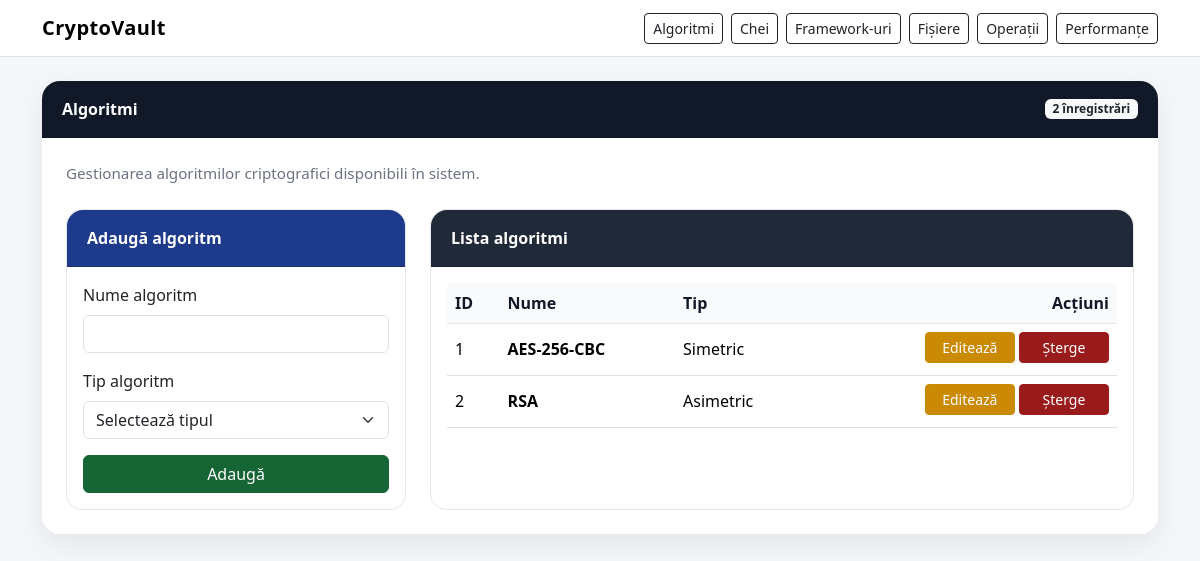
The app's page /algorithms with its own data.
### models.py (models this page shows)
class Algorithm(Base):
    __tablename__ = "algorithms"
    id = Column(Integer, primary_key=True, index=True)
    name = Column(String(100), nullable=False, unique=True)
    type = Column(String(50), nullable=False)
    keys = relationship("Key", back_populates="algorithm", cascade="all, delete-orphan")
    performances = relationship("Performance", back_populates="algorithm", cascade="all, delete-orphan")

### app_web.py (the view)
@app.route("/algorithms")
def show_algorithms():
    db = database.get_session()
    try:
        edit_algorithm_id = request.args.get("edit_algorithm", type=int)
        pagination = crud.get_algorithms_paginated(db, get_page(), get_per_page())
        edit_algorithm = crud.get_algorithm_by_id(db, edit_algorithm_id) if edit_algorithm_id else None
        return render_template(
            "algorithms.html",
            algorithms=pagination["items"],
            pagination=pagination,
            edit_algorithm=edit_algorithm
        )
    finally:
        db.close()

### app_web.py (called while the page is built)
def get_page():
    return crud.normalize_page(request.args.get("page", 1))

def get_per_page():
    return crud.normalize_per_page(request.args.get("per_page", 25))

### crud.py (called while the page is built)
def normalize_page(value):
    try:
        value = int(value)
    except (TypeError, ValueError):
        value = DEFAULT_PAGE
    if value < 1:
        value = DEFAULT_PAGE
    return value

def normalize_per_page(value):
    try:
        value = int(value)
    except (TypeError, ValueError):
        value = DEFAULT_PER_PAGE
    if value < 1:
        value = DEFAULT_PER_PAGE
    if value > MAX_PER_PAGE:
        value = MAX_PER_PAGE
    return value

def paginate_query(query, page=1, per_page=25):
    page = normalize_page(page)
    per_page = normalize_per_page(per_page)
    total = query.count()
    pages = math.ceil(total / per_page) if total > 0 else 1
    if page > pages:
        page = pages
    items = query.offset((page - 1) * per_page).limit(per_page).all()
    return {
        "items": items,
        "page": page,
        "per_page": per_page,
        "total": total,
        "pages": pages,
        "has_prev": page > 1,
        "has_next": page < pages,
        "prev_page": page - 1 if page > 1 else 1,
        "next_page": page + 1 if page < pages else pages,
    }

def get_algorithms_paginated(db: Session, page=1, per_page=25):
    query = db.query(models.Algorithm).order_by(models.Algorithm.id)
    return paginate_query(query, page, per_page)

### database.py (called while the page is built)
@event.listens_for(engine, "connect")
def enable_sqlite_foreign_keys(dbapi_connection, connection_record):
    cursor = dbapi_connection.cursor()
    cursor.execute("PRAGMA foreign_keys=ON")
    cursor.close()

def get_session():
    return SessionLocal()

### templates/algorithms.html (shortened to what this page needs)
{% extends "base.html" %}
{% block content %}
<div class="card section-card">
    <div class="card-header">
        <div class="d-flex justify-content-between align-items-center flex-wrap gap-2">
            <span>Algoritmi</span>
            <span class="badge bg-light text-dark">{{ pagination.total }} înregistrări</span>
        </div>
    </div>
    <div class="card-body p-4">
        <p class="section-subtitle mb-4">Gestionarea algoritmilor criptografici disponibili în sistem.</p>
        <div class="row g-4">
            <div class="col-lg-4">
                <div class="card form-card h-100">
                    <div class="card-header">
                        {{ "Editează algoritm" if edit_algorithm else "Adaugă algoritm" }}
                    </div>
                    <div class="card-body">
                        <form action="{{ url_for('save_algorithm') }}" method="post">
                            <div class="mb-3">
                                <label class="form-label">Nume algoritm</label>
                                <input type="text" name="name" class="form-control"
                                       value="{{ edit_algorithm.name if edit_algorithm else '' }}" required>
                            </div>
                            <div class="mb-3">
                                <label class="form-label">Tip algoritm</label>
                                <select name="type" class="form-select" required>
                                    <option value="">Selectează tipul</option>
                                </select>
                            </div>
                            <button type="submit" class="btn btn-success w-100">
                                {{ "Actualizează" if edit_algorithm else "Adaugă" }}
                            </button>
                        </form>
                    </div>
                </div>
            </div>
            <div class="col-lg-8">
                <div class="card table-card h-100">
                    <div class="card-header">Lista algoritmi</div>
                    <div class="card-body">
                        <div class="table-responsive">
                            <table class="table table-hover align-middle">
                                <thead>
                                    <tr>
                                        <th>ID</th>
                                        <th>Nume</th>
                                        <th>Tip</th>
                                        <th class="text-end">Acțiuni</th>
                                    </tr>
                                </thead>
                                <tbody>
                                {% for algo in algorithms %}
                                    <tr>
                                        <td>{{ algo.id }}</td>
                                        <td><strong>{{ algo.name }}</strong></td>
                                        <td>{{ algo.type }}</td>
                                        <td class="text-end">
                                            <a href="{{ url_for('show_algorithms', edit_algorithm=algo.id) }}" class="btn btn-warning btn-sm btn-action">Editează</a>
                                            <a href="{{ url_for('delete_algorithm', algo_id=algo.id) }}" class="btn btn-danger btn-sm btn-action"
                                               onclick="return confirm('Sigur vrei să ștergi acest algoritm? Vor fi șterse și cheile/performanțele asociate.')">Șterge</a>
                                        </td>
                                    </tr>
                                {% else %}
                                    <tr>
                                        <td colspan="4" class="text-center text-muted py-4">Nu există algoritmi în baza de date.</td>
                                    </tr>
                                {% endfor %}
                                </tbody>
                            </table>
                        </div>
                    </div>
                </div>
            </div>
        </div>
    </div>
</div>
{% endblock %}

### static/css/style.css (style rules this page uses)
body { background-color: #f4f6f9; color: #1f2937; }
.section-card { border: none; border-radius: 18px; box-shadow: 0 10px 28px rgba(15, 23, 42, 0.07); margin-bottom: 2rem; }
.section-card .card-header { background-color: #111827; color: white; border-top-left-radius: 18px; border-top-right-radius: 18px; padding: 1rem 1.25rem; font-weight: 600; }
.form-card { border: 1px solid #e5e7eb; border-radius: 16px; }
.form-card .card-header { background-color: #1e3a8a; color: white; border-top-left-radius: 16px; border-top-right-radius: 16px; font-weight: 600; }
.table-card { border: 1px solid #e5e7eb; border-radius: 16px; }
.table-card .card-header { background-color: #1f2937; color: white; border-top-left-radius: 16px; border-top-right-radius: 16px; font-weight: 600; }
.table thead th { background-color: #f9fafb; color: #111827; font-weight: 600; border-bottom: 1px solid #e5e7eb; }
.table td, .table th { vertical-align: middle; }
.btn-action { min-width: 90px; margin-bottom: 0.25rem; }
.btn-success { background-color: #166534; border-color: #166534; }
.btn-warning { background-color: #ca8a04; border-color: #ca8a04; color: white; }
.btn-danger { background-color: #991b1b; border-color: #991b1b; }
.section-subtitle { color: #6b7280; font-size: 0.95rem; margin-bottom: 0; }

### records on screen
Algorithm: id "1", name "AES-256-CBC", type "Simetric"
Algorithm: id "2", name "RSA", type "Asimetric"

### other values on screen
{{ pagination.total }} "2"
{{ "Editează algoritm" if edit_algorithm else "Adaugă algoritm" }} "Adaugă algoritm"
{{ "Actualizează" if edit_algorithm else "Adaugă" }} "Adaugă"
